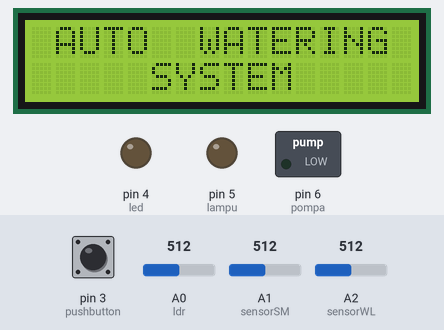
Bench run of a sketch on a simulated Arduino Uno, built with avr-gcc and run on an emulated ATmega328P. On the bench: 16×2 character LCD, switched loads named in the sketch (green lamp = pin HIGH), output pins drawn as LEDs (lit = HIGH). The inputs (shaded band) are chosen by the test bench; at power-on: pin 3 (pushbutton) HIGH, A0 (ldr) = 512, A2 (sensorWL) = 512, A1 (sensorSM) = 512. What the sketch prints to the serial monitor is not drawn.

Above: at 3.2 s.
At 11.7 s:
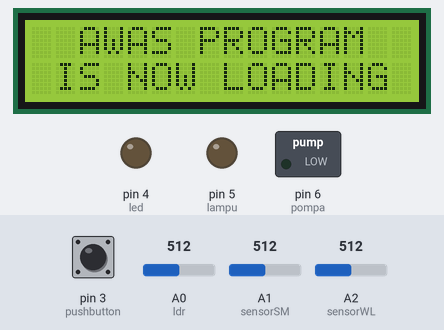
14.1 s: pin 3 (pushbutton) pulled LOW for 0.15 s
At 14.9 s:
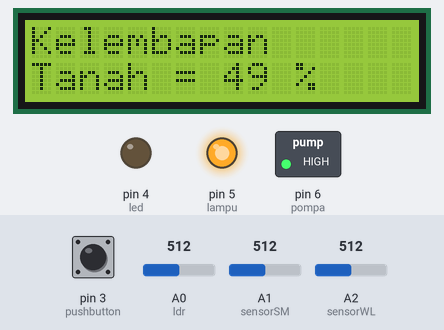
20.2 s: A0 (ldr) set to 50
23.2 s: A2 (sensorWL) set to 307
26.2 s: A2 (sensorWL) set to 278
At 26.6 s:
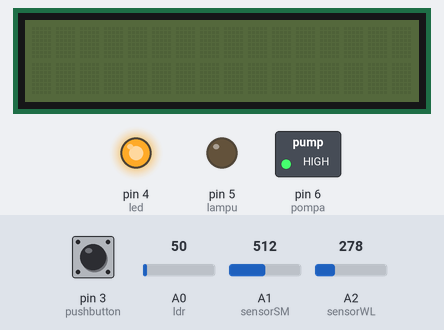
27.7 s: A1 (sensorSM) set to 599
30.7 s: A1 (sensorSM) set to 630
At 31.5 s:
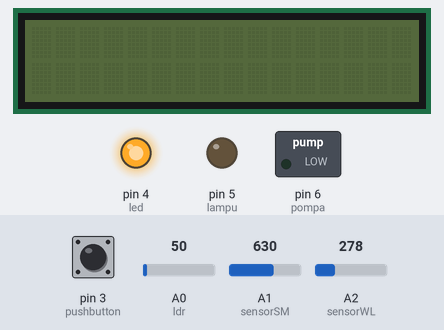
Timing chart, 0 to 33.2 s (numbered marks = the images above; inputs shaded):
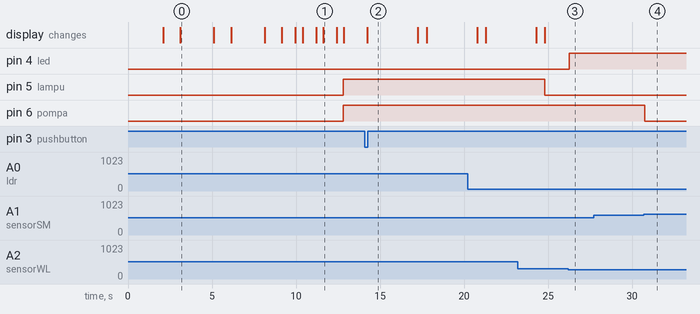

Measured:
- the behaviour switches between 292 and 291 on A2 (sensorWL) (found by bisection; images 2 and 3)
- the behaviour switches between 613 and 614 on A1 (sensorSM) (found by bisection; images 3 and 4)
- after the input at 14.1 s, the display: changes after 0.14 s (image 2)
- after the input at 26.2 s, pin 4 (led): LOW → HIGH after 0.05 s
- after the input at 27.7 s, every drawn part: stays the same
- after the input at 30.7 s, pin 6 (pompa): HIGH → LOW after 0.05 s
- what the display in image 0 shows lasts 2.0 s, from 3.1 s to 5.1 s
- what the display in image 1 shows lasts 0.8 s, from 11.6 s to 12.4 s

The sketch:

Auto_Watering_System.ino
```cpp
#define ldr A0
#define sensorSM A1
#define sensorWL A2
#define pushbutton 3
#define led 4
#define lampu 5
#define pompa 6

#include <LiquidCrystal_I2C.h>
LiquidCrystal_I2C lcd(0x27, 16, 2);

int kelembapan;
int cahaya;
int tinggiAir;
int buttonState;

void setup()
{
  Serial.begin (9600);
  lcd.init();
  lcd.backlight();

  for (int i = 1; i <= 3; i++)
  {
    lcd.setCursor (1,0);
    lcd.print ("AUTO  WATERING");
    lcd.setCursor (5,1);
    lcd.print ("SYSTEM");
    delay (2000);
    lcd.clear();
    delay (1000);
  }

  for (int i = 1; i <= 3; i++)
  {
    lcd.setCursor(2,0);
    lcd.print("AWAS PROGRAM");
    lcd.setCursor(1,1);
    lcd.print("IS NOW LOADING");
    delay (800);
    lcd.clear();
    delay (400);
  }
  lcd.noBacklight();

  pinMode (ldr,INPUT);
  pinMode (sensorSM,INPUT);
  pinMode (sensorWL,INPUT);
  pinMode (pushbutton,INPUT_PULLUP);
  pinMode (led,OUTPUT);
  pinMode (lampu,OUTPUT);
  pinMode (pompa,OUTPUT);
}

void loop()
{
  //Kelembapan Tanah
  kelembapan = analogRead (sensorSM);
  kelembapan = map(kelembapan, 0, 1023, 0, 255);
  kelembapan = kelembapan*100/255;
  Serial.print("Kelembapan Tanah = ");
  Serial.print(kelembapan);
  Serial.println(" %");

  if (kelembapan >= 60)
  {
    digitalWrite (pompa,LOW);
  }

  else
  {
    digitalWrite (pompa,HIGH);
  }

  //Intensitas Cahaya
  cahaya = analogRead (ldr);
  cahaya = map (cahaya, 0, 1023, 0, 255);
  cahaya = cahaya*100/255;
  Serial.print ("Intensitas Cahaya = ");
  Serial.println (cahaya);

  if (cahaya >40 && cahaya < 60)
  {
    digitalWrite (lampu,HIGH);
  }

  else
  {
    digitalWrite (lampu,LOW);
  }

  //Ketinggian Air
  tinggiAir = analogRead (sensorWL)/7.3;
  Serial.print("Tinggi Air = ");
  Serial.print(tinggiAir);
  Serial.println(" %");

  if (tinggiAir < 40)
  {
    digitalWrite (led,HIGH);
  }

  else
  {
    digitalWrite (led,LOW);
  }

  //LCD
  buttonState = digitalRead (pushbutton);
  Serial.print("Kondisi Pushbutton = ");
  Serial.println(buttonState);
  if (buttonState == LOW)
  {
    lcd.display();
    lcd.backlight();
    lcd.setCursor (0,0);
    lcd.print ("Kelembapan");
    lcd.setCursor (0,1);
    lcd.print ("Tanah = ");
    lcd.setCursor (8,1);
    lcd.print (kelembapan);
    lcd.setCursor (11,1);
    lcd.print ("%");
    delay (3000);
    lcd.clear();
    delay(500);
    lcd.setCursor (0,0);
    lcd.print ("Intensitas");
    lcd.setCursor (0,1);
    lcd.print ("Cahaya = ");
    lcd.setCursor (9,1);
    lcd.print (cahaya);
    lcd.setCursor (12,1);
    lcd.print ("%");
    delay (3000);
    lcd.clear();
    delay(500);
    lcd.setCursor (0,0);
    lcd.print ("Ketinggian");
    lcd.setCursor (0,1);
    lcd.print ("Air = ");
    lcd.setCursor (6,1);
    lcd.print (tinggiAir);
    lcd.setCursor (9,1);
    lcd.print ("%");
    delay (3000);
    lcd.clear();
    delay(500);
    lcd.noBacklight();
  }
  Serial.println();
}
```
